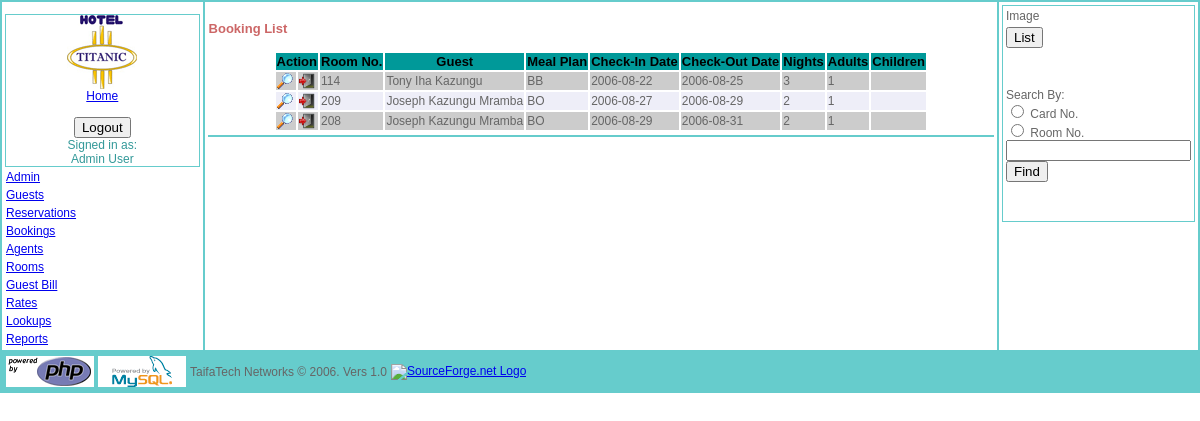
/bookings_list.php (signed in), run on the app's committed database.
### tables this page shows
CREATE TABLE `booking` (
  `book_id` int(11) NOT NULL auto_increment,
  `guestid` varchar(40) NOT NULL,
  `booking_type` char(1) NOT NULL COMMENT 'direct/agent',
  `meal_plan` char(2) NOT NULL COMMENT 'bo/bb/hb/fb',
  `no_adults` tinyint(2) default NULL,
  `no_child` tinyint(2) default NULL,
  `checkin_date` date NOT NULL,
  `checkout_date` date NOT NULL,
  `residence_id` char(2) default NULL COMMENT 'country_code',
  `payment_mode` tinyint(2) default NULL,
  `agents_ac_no` char(6) default NULL,
  `roomid` int(11) NOT NULL,
  `checkedin_by` int(11) default NULL,
  `invoice_no` varchar(15) default NULL,
  `billed` tinyint(1) default NULL,
  `checkoutby` int(5) default NULL,
  `codatetime` datetime default NULL,
  PRIMARY KEY  (`book_id`),
  UNIQUE KEY `id` (`book_id`)
);

CREATE TABLE `rooms` (
  `roomid` int(11) NOT NULL auto_increment,
  `roomno` mediumint(3) NOT NULL default '0',
  `roomtypeid` int(11) default NULL,
  `roomname` varchar(35) default NULL,
  `noofrooms` tinyint(3) default NULL,
  `occupancy` tinyint(2) default NULL,
  `tv` char(1) default NULL,
  `aircondition` char(1) default NULL,
  `fun` char(1) default NULL,
  `safe` char(1) default NULL,
  `fridge` char(1) default NULL,
  `status` char(1) default NULL COMMENT '(V)acant/(R)eserverd/(B)ooked/(L)ocked',
  `photo` longblob,
  `filetype` varchar(50) default NULL,
  PRIMARY KEY  (`roomid`,`roomno`)
);

### queryfunctions.php (called while the page is built, shortened)
<?php
function mkr_query($strsql,$conn)
{
	$rs = mysqli_query($conn, $strsql);
	return $rs;
}
function fetch_object($rs)
{
	return mysqli_fetch_object($rs);
}
?>

### bookings_list.php (the view, shortened to what this page needs)
<?php
include_once ("queryfunctions.php");
include_once ("functions.php");
?>
<!DOCTYPE html PUBLIC "-//W3C//DTD XHTML 1.0 Transitional//EN" "http://www.w3.org/TR/xhtml1/DTD/xhtml1-transitional.dtd">
<html xmlns="http://www.w3.org/1999/xhtml">
<head>
<link href="css/new.css" rel="stylesheet" type="text/css">
</head>
<body>
<form action="bookings.php" method="post" enctype="multipart/form-data">
<table width="100%"  border="0" cellpadding="1" align="center" bgcolor="#66CCCC">
  <tr valign="top">
    <td width="17%" bgcolor="#FFFFFF">
	<table width="100%"  border="0" cellpadding="1">
	  <tr>
    <td width="15%" bgcolor="#66CCCC">
		<table cellspacing=0 cellpadding=0 width="100%" align="left" bgcolor="#FFFFFF">
      <tr><td width="110" align="center"><a href="index.php"><img src="images/titanic1.gif" width="70" height="74" border="0"/><br>
          Home</a></td>
      </tr>
      <tr><td>&nbsp; </td>
      </tr>
      <tr>
        <td align="center">
		</td></tr>
	  </table></td></tr>
		<?php require_once("menu_header.php"); ?>
    </table>
	</td>
    <td width="67%" bgcolor="#FFFFFF"><table width="100%"  border="0" cellpadding="1">
      <tr>
        <td align="center"></td>
      </tr>
      <tr>
        <td>
		<h2>Booking List </h2>
		</td>
      </tr>
      <tr>
        <td><div id="Requests">
		<?php
			$sql="Select guests.guestid,concat_ws(' ',guests.firstname,guests.middlename,guests.lastname) as guest,booking.checkin_date,
			booking.checkout_date,DATEDIFF(booking.checkout_date,booking.checkin_date) nights,
			booking.meal_plan,booking.no_adults,booking.no_child,booking.roomid,booking.checkedin_by,rooms.roomno,booking.book_id
			From booking
			Inner Join guests ON booking.guestid = guests.guestid
			Inner Join rooms ON booking.roomid = rooms.roomid";
			$conn=db_connect(HOST,USER,PASS,DB,PORT);
			$results=mkr_query($sql,$conn);
			echo "<table align=\"center\">";
			echo "<tr bgcolor=\"#009999\">
				<th colspan=\"2\">Action</th>
				<th>Room No.</th>
				<th>Guest</th>
				<th>Meal Plan</th>
				<th>Check-In Date</th>
				<th>Check-Out Date</th>
				<th>Nights</th>
				<th>Adults</th>
				<th>Children</th>
				</tr>";
			while ($booking = fetch_object($results)) {
				$j++;
				if($j%2==1){
					echo "<tr id=\"row$j\" onmouseover=\"javascript:setColor('$j')\" onmouseout=\"javascript:origColor('$j')\" bgcolor=\"#CCCCCC\">";
					}else{
					echo "<tr id=\"row$j\" onmouseover=\"javascript:setColor('$j')\" onmouseout=\"javascript:origColor('$j')\" bgcolor=\"#EEEEF8\">";
				}
					echo "<td><a href=\"bookings.php?search=$booking->book_id\"><img src=\"images/button_view.png\" width=\"16\" height=\"16\" border=\"0\" title=\"view booking details\"/></a></td>";
					echo "<td><a href=\"billings.php?search=$booking->guestid\"><img src=\"images/button_signout.png\" width=\"16\" height=\"16\" border=\"0\" title=\"bill guest\"/></a></td>";
					echo "<td>" . $booking->roomno . "</td>";
					echo "<td>" . trim($booking->guest) . "</td>";
					echo "<td>" . $booking->meal_plan . "</td>";
					echo "<td>" . $booking->checkin_date . "</td>";
					echo "<td>" . $booking->checkout_date . "</td>";
					echo "<td>" . $booking->nights . "</td>";
					echo "<td>" . $booking->no_adults . "</td>";
					echo "<td>" . $booking->no_child . "</td>";
				echo "</tr>";
			}
			echo "</table>";
		?>
		</div></td>
      </tr>
	  <tr bgcolor="#66CCCC" >
        <td align="left"><div id="RequestDetails"></div>
		</td>
      </tr>
    </table></td>
	<td width="16%" bgcolor="#FFFFFF">
	<table width="100%"  border="0" cellpadding="1">
	  <tr>
    <td width="15%" bgcolor="#66CCCC">
	<table width="100%"  border="0" cellpadding="1" bgcolor="#FFFFFF">
       <tr>
        <td>Image</td>
      </tr>
	  <tr>
        <td><input type="button" name="Submit" value="List" onclick="self.location='bookings_list.php'"/></td>
	  </tr>
      <tr>
        <td>&nbsp;</td>
      </tr>
      <tr>
        <td>&nbsp;</td>
      </tr>
      <tr>
        <td>
            <label> Search By:<br />
            <input type="radio" name="optFind" value="Name" />
        Card No.</label>
            <br />
            <label>
            <input type="radio" name="optFind" value="Payrollno" />
        Room No. </label>
            <br>
        <input type="text" name="search" width="100" /><br>
        <input type="submit" name="Submit" value="Find"/>
        </td>
      </tr>
      <tr>
        <td>&nbsp;</td>
      </tr>
      <tr>
        <td>&nbsp;</td>
      </tr>
    </table>
	</td></tr></table>
	</td>
  </tr>
   <?php require_once("footer1.php"); ?>
</table>
</form>
</body>
</html>

### css/new.css (style rules this page uses)
body { background-color: White; font: 12px Verdana, Geneva, Arial, Helvetica, sans-serif; color: #666666; margin: 0px 0px 0px 0px; border: none; }
td, p, ul,ol { font-family: Verdana, Geneva, Arial, Helvetica, sans-serif; font-size: 12px; }
th { color: #000000; font-size: 13px; }
h2 { color: #CC6666; font-size:13px; }

### data on the page
booking: rooms.roomno "114", guest "Tony Iha Kazungu", meal_plan "BB", checkin_date "2006-08-22", checkout_date "2006-08-25", nights "3", no_adults "1"
booking: rooms.roomno "209", guest "Joseph Kazungu Mramba", meal_plan "BO", checkin_date "2006-08-27", checkout_date "2006-08-29", nights "2", no_adults "1"
booking: rooms.roomno "208", guest "Joseph Kazungu Mramba", meal_plan "BO", checkin_date "2006-08-29", checkout_date "2006-08-31", nights "2", no_adults "1"

### other printed values
$_SESSION["employee"] "Admin User"
